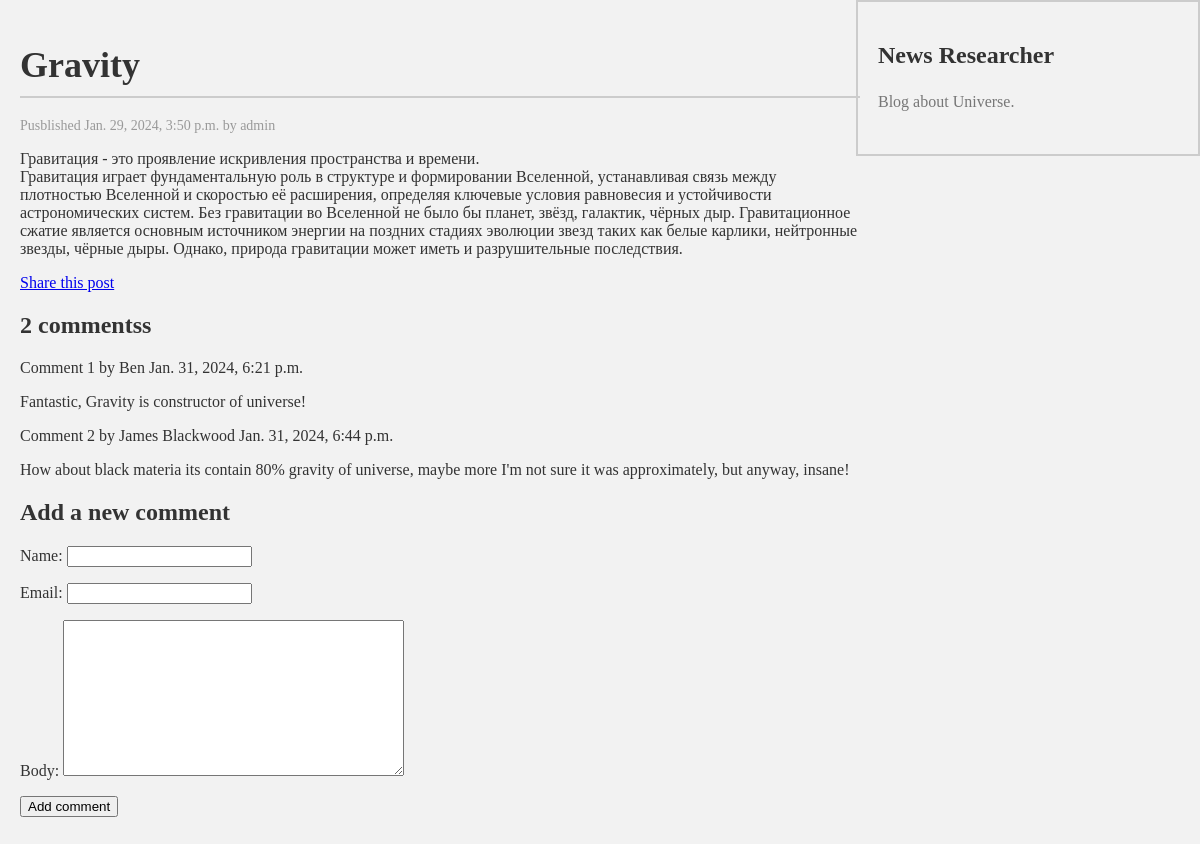
The page /blog/2024/1/29/gravity/ on the database its author committed.
### blog/models.py (models this page shows, shortened)
class Post(models.Model):
    class Status(models.TextChoices):
        DRAFT = 'DF', 'DRAFT'
        PUBLISHED = 'PB', 'PUBLISHED'
    title = models.CharField(max_length=250)
    slug = models.SlugField(max_length=250, unique_for_date='publish')
    author = models.ForeignKey(User, on_delete=models.CASCADE, related_name='blog_posts')
    body = models.TextField()
    publish = models.DateTimeField(default=timezone.now)
    created = models.DateTimeField(auto_now_add=True)
    updated = models.DateTimeField(auto_now=True)
    status = models.CharField(max_length=2, choices=Status.choices, default=Status.DRAFT)
    objects = models.Manager()
    published = PublishedManager()
    tags = TaggableManager()
    class Meta:
        ordering = ['-publish']
        indexes = [
            models.Index(fields=['-publish'])
        ]
    """
    В модельный класс также добавлен метод __str__(). Это метод Python, который применяется по умолчанию
    и возвращает строковый литерал с удобочитаемым представлением объекта. в Python 3 все строковые
    литералы изначально считаются кодированными в Юникоде; по- этому мы используем только
    метод __str__(). Раньше в Python 2использовали __unicode__()
    """
    def __str__(self):
        return self.title
    """
    Функция reverse() будет формировать URL-адрес динамически, применяя имя URL-адреса,
    определенное в шаблонах URL-адресов. Мы использовали именное пространство blog,
    за которым следуют двоеточие и URL-адрес post_detail. Напомним, что именное пространство
    blog определяется в главном файле urls.py проекта при вставке шаблонов URL-адресов
    из blog.urls. URL-адрес post_detail определен в файле urls.py приложения blog.
    Результирующий строковый литерал, blog:post_detail, можно использовать глобально в проекте,
    чтобы ссылаться на URL-адрес детальной информации о посте. Этот URL-адрес имеет обязательный
    параметр - id извлекаемого поста блога. Идентификатор id объекта Post был включен в качестве
    позиционного аргумента, используя параметр args=[self.id].
    """

class Comment(models.Model):
    post = models.ForeignKey(Post, on_delete=models.CASCADE, related_name='comments')
    name = models.CharField(max_length=80)
    email = models.EmailField()
    body = models.TextField()
    created = models.DateTimeField(auto_now_add=True)
    updated = models.DateTimeField(auto_now=True)
    active = models.BooleanField(default=True)
    class Meta:
        ordering = ['created']
        indexes = [
            models.Index(fields=['created'])
        ]

### blog/views.py (the view)
# urls.py: path('<int:year>/<int:month>/<int:day>/<slug:post>/', views.post_details, name='post_details'),
def post_details(request, year, month, day, post):
    post = get_object_or_404(
        Post,
        status=Post.Status.PUBLISHED,
        slug=post,
        publish__year=year,
        publish__month=month,
        publish__day=day)
    comments = post.comments.filter(active=True)
    form = CommentForm()
    return render(request, 'blog/post/details.html', {'post': post, 'comments': comments, 'form': form})

### blog/forms.py
class CommentForm(forms.ModelForm):
    class Meta:
        model = Comment
        fields = ['name', 'email', 'body']

### blog/templates/blog/post/details.html (shortened to what this page needs)
{% extends "blog/base.html" %}
    {% block content %}
    <h1>{{ post.title }}</h1>
    <p class="date">
        Pusblished {{ post.publish }} by {{ post.author}}
    </p>
</body>
{{ post.body|linebreaks }}
<p>
    <a href="{% url 'blog:post_share' post.id %}">
        Share this post
    </a>
</p>
{% with comments.count as total_comments %}
<h2>
    {{ total_comments }} comments{{ total_comments|pluralize }}
</h2>
{% endwith %} {% for comment in comments %}
<div class="comment">
    <p class="info">
        Comment {{ forloop.counter }} by {{ comment.name }} {{ comment.created }}
    </p>
    {{ comment.body|linebreaks }}
</div>
{% empty %}
<p>There are no comments.</p>
{% endfor %} {% include "blog/post/includes/comment_form.html" %} {% endblock %}

### blog/static/css/blog.css (style rules this page uses)
body { font-family: 'Times New Roman', serif; background-color: #f2f2f2; color: #333; margin: 0; padding: 0; }
h1 { color: #333; font-size: 36px; font-weight: bold; margin-bottom: 20px; border-bottom: 2px solid #ccc; padding-bottom: 10px; }
p.date { color: #999; font-size: 14px; }

### rows shown on the page
Post: title "Gravity", publish "Jan. 29, 2024, 3:50 p.m.", author "admin", body "Гравитация - это проявление искривления пространства и времени. Гравитация играет фундаментальную роль в структуре и формировании Вселенной, устанавливая связь между плотностью Вселенной и скоростью её расширения, определяя ключевые условия равновесия и устойчивости астрономических систем. Без гравитации во Вселенной не было бы планет, звёзд, галактик, чёрных дыр. Гравитационное сжатие является основным источником энергии на поздних стадиях эволюции звезд таких как белые карлики, нейтронные звезды, чёрные дыры. Однако, природа гравитации может иметь и разрушительные последствия."
Comment: name "Ben", created "Jan. 31, 2024, 6:21 p.m.", body "Fantastic, Gravity is constructor of universe!"
Comment: name "James Blackwood", created "Jan. 31, 2024, 6:44 p.m.", body "How about black materia its contain 80% gravity of universe, maybe more I'm not sure it was approximately, but anyway, insane!"

### other values the page prints
{{ total_comments }} "2"
